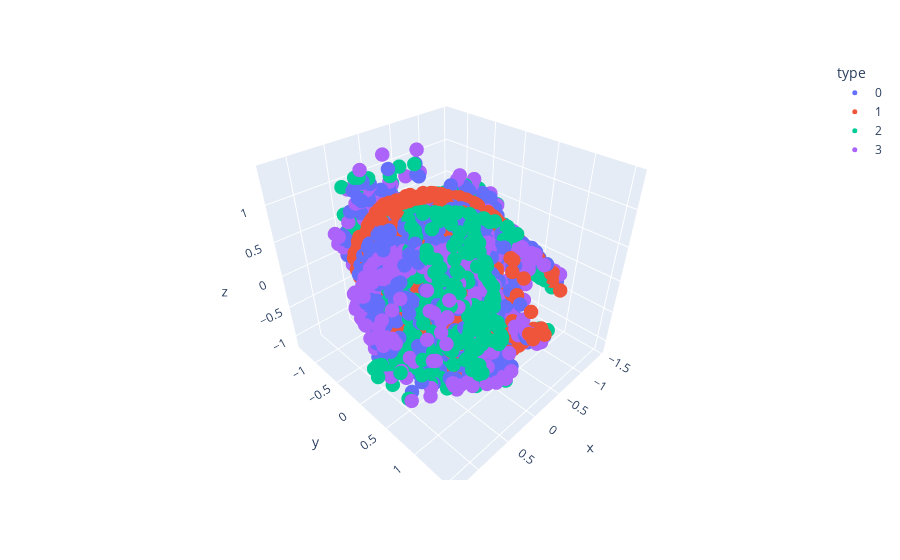

Notebook source saved alongside this figure:
### Code cell
df = pd.DataFrame(np.concatenate(pred_points, axis=0), columns=['x', 'y', 'z'])
df['type'] = sum([[f'{i}']*1000 for i in range(extra_modes+1)], [])
fig = px.scatter_3d(df, x='x', y='y', z='z', color='type')
fig.update_traces(marker={'size': 5})
fig.show()

### Figure 1 — Plotly figure (JSON) as saved in the notebook; plotly's stock layout.template omitted (floating-point values rounded to 4 significant figures; data arrays with more than 128 entries replaced by an {"elided": "..."} marker saying what was removed)
{"data": [{"hovertemplate": "type=0<br>x=%{x}<br>y=%{y}<br>z=%{z}<extra></extra>", "legendgroup": "0", "marker": {"color": "#636efa", "size": 5, "symbol": "circle"}, "mode": "markers", "name": "0", "scene": "scene", "showlegend": true, "type": "scatter3d", "x": {"elided": "1000 float values"}, "y": {"elided": "1000 float values"}, "z": {"elided": "1000 float values"}}, {"hovertemplate": "type=1<br>x=%{x}<br>y=%{y}<br>z=%{z}<extra></extra>", "legendgroup": "1", "marker": {"color": "#EF553B", "size": 5, "symbol": "circle"}, "mode": "markers", "name": "1", "scene": "scene", "showlegend": true, "type": "scatter3d", "x": {"elided": "1000 float values"}, "y": {"elided": "1000 float values"}, "z": {"elided": "1000 float values"}}, {"hovertemplate": "type=2<br>x=%{x}<br>y=%{y}<br>z=%{z}<extra></extra>", "legendgroup": "2", "marker": {"color": "#00cc96", "size": 5, "symbol": "circle"}, "mode": "markers", "name": "2", "scene": "scene", "showlegend": true, "type": "scatter3d", "x": {"elided": "1000 float values"}, "y": {"elided": "1000 float values"}, "z": {"elided": "1000 float values"}}, {"hovertemplate": "type=3<br>x=%{x}<br>y=%{y}<br>z=%{z}<extra></extra>", "legendgroup": "3", "marker": {"color": "#ab63fa", "size": 5, "symbol": "circle"}, "mode": "markers", "name": "3", "scene": "scene", "showlegend": true, "type": "scatter3d", "x": {"elided": "1000 float values"}, "y": {"elided": "1000 float values"}, "z": {"elided": "1000 float values"}}], "layout": {"legend": {"title": {"text": "type"}, "tracegroupgap": 0}, "margin": {"t": 60}, "scene": {"domain": {"x": [0, 1], "y": [0, 1]}, "xaxis": {"title": {"text": "x"}}, "yaxis": {"title": {"text": "y"}}, "zaxis": {"title": {"text": "z"}}}}}
